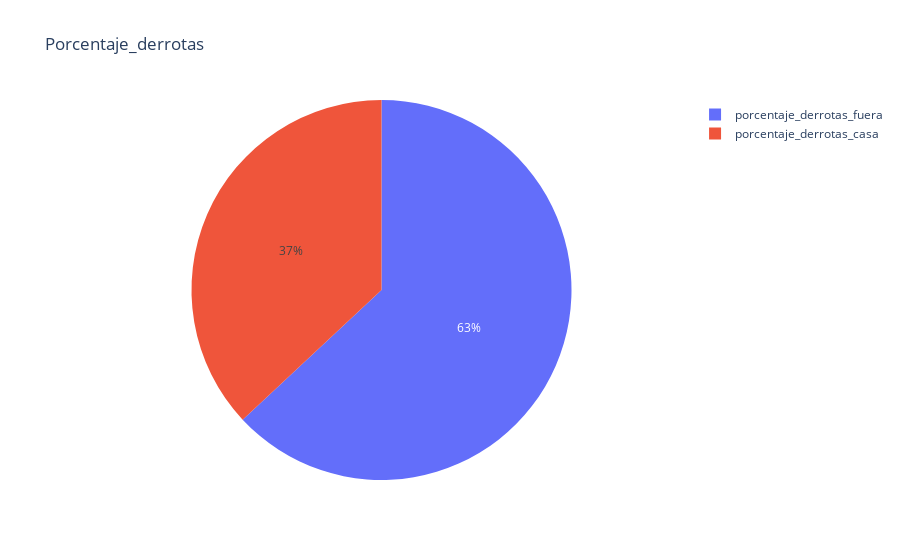

Write notebook code for a chart like this one.
### Code cell
porcentaje_derrotas=[porcentaje_derrotas_casa,porcentaje_derrotas_fuera]
etiquetas_tarta2=['porcentaje_derrotas_casa','porcentaje_derrotas_fuera']
px.pie(data,values=porcentaje_derrotas,names=etiquetas_tarta2,title='Porcentaje_derrotas')

### Figure 1 — Plotly figure (JSON) as saved in the notebook; plotly's stock layout.template omitted (floating-point values rounded to 4 significant figures)
{"data": [{"domain": {"x": [0, 1], "y": [0, 1]}, "hovertemplate": "label=%{label}<br>value=%{value}<extra></extra>", "labels": ["porcentaje_derrotas_casa", "porcentaje_derrotas_fuera"], "legendgroup": "", "name": "", "showlegend": true, "type": "pie", "values": [36.96, 63.04]}], "layout": {"legend": {"tracegroupgap": 0}, "title": {"text": "Porcentaje_derrotas"}}}
